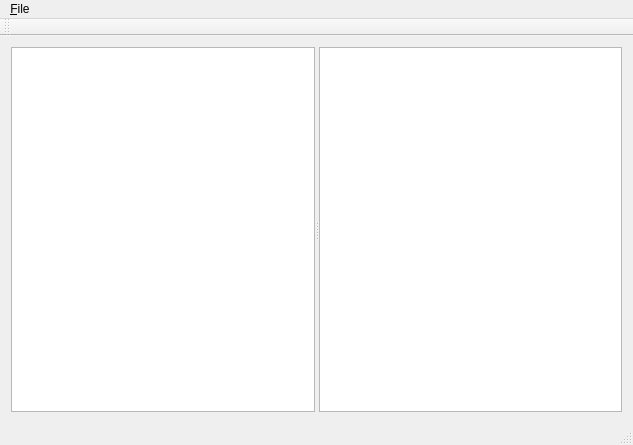
<?xml version="1.0" encoding="UTF-8"?>
<ui version="4.0">
 <class>MainWindow</class>
 <widget class="QMainWindow" name="MainWindow">
  <property name="geometry">
   <rect>
    <x>0</x>
    <y>0</y>
    <width>633</width>
    <height>445</height>
   </rect>
  </property>
  <property name="windowTitle">
   <string>MainWindow</string>
  </property>
  <widget class="QWidget" name="centralWidget">
   <layout class="QHBoxLayout" name="horizontalLayout">
    <item>
     <widget class="QSplitter" name="splitter">
      <property name="orientation">
       <enum>Qt::Horizontal</enum>
      </property>
      <widget class="QTreeView" name="viewWithoutDelegate"/>
      <widget class="QTreeView" name="view"/>
     </widget>
    </item>
   </layout>
  </widget>
  <widget class="QMenuBar" name="menuBar">
   <property name="geometry">
    <rect>
     <x>0</x>
     <y>0</y>
     <width>633</width>
     <height>25</height>
    </rect>
   </property>
   <widget class="QMenu" name="menu_File">
    <property name="title">
     <string>&amp;File</string>
    </property>
    <addaction name="action_Quit"/>
   </widget>
   <addaction name="menu_File"/>
  </widget>
  <widget class="QToolBar" name="mainToolBar">
   <attribute name="toolBarArea">
    <enum>TopToolBarArea</enum>
   </attribute>
   <attribute name="toolBarBreak">
    <bool>false</bool>
   </attribute>
  </widget>
  <widget class="QStatusBar" name="statusBar"/>
  <action name="action_Quit">
   <property name="text">
    <string>&amp;Quit</string>
   </property>
  </action>
 </widget>
 <layoutdefault spacing="6" margin="11"/>
 <resources/>
 <connections/>
</ui>
